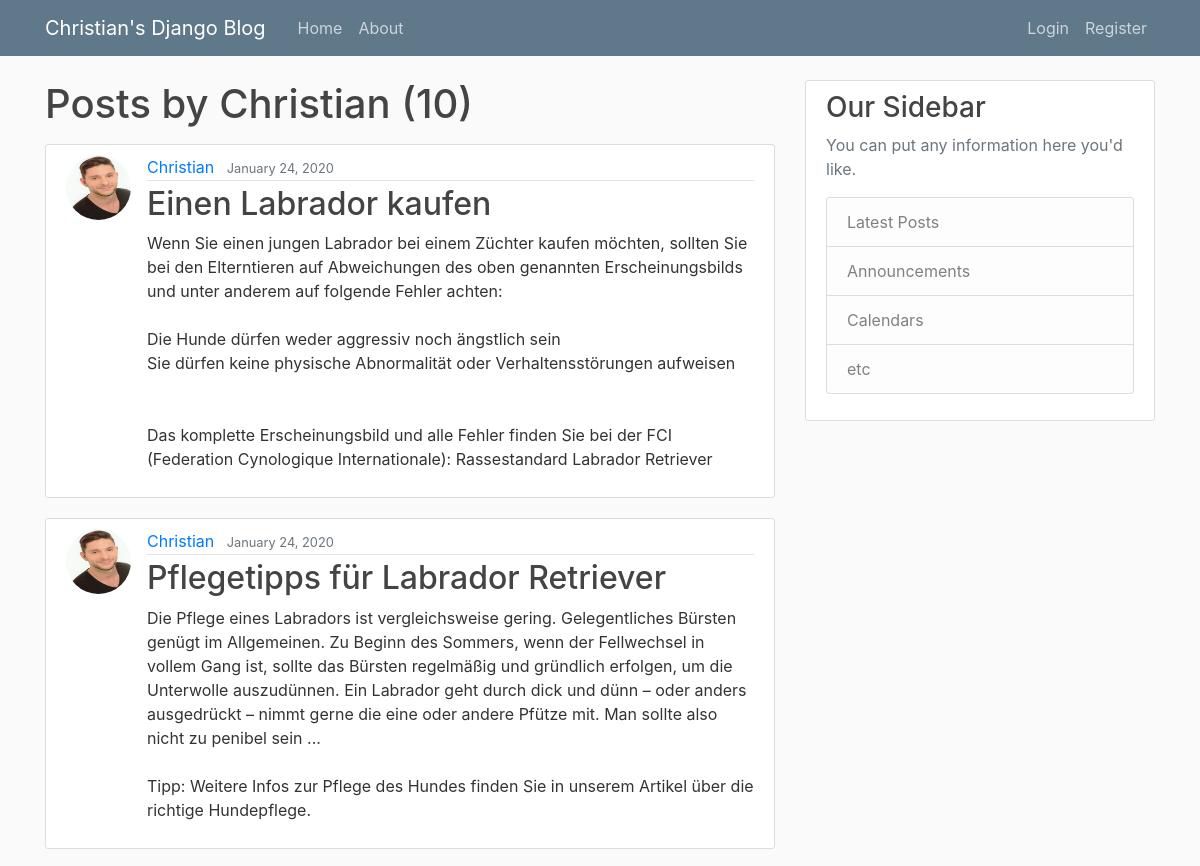
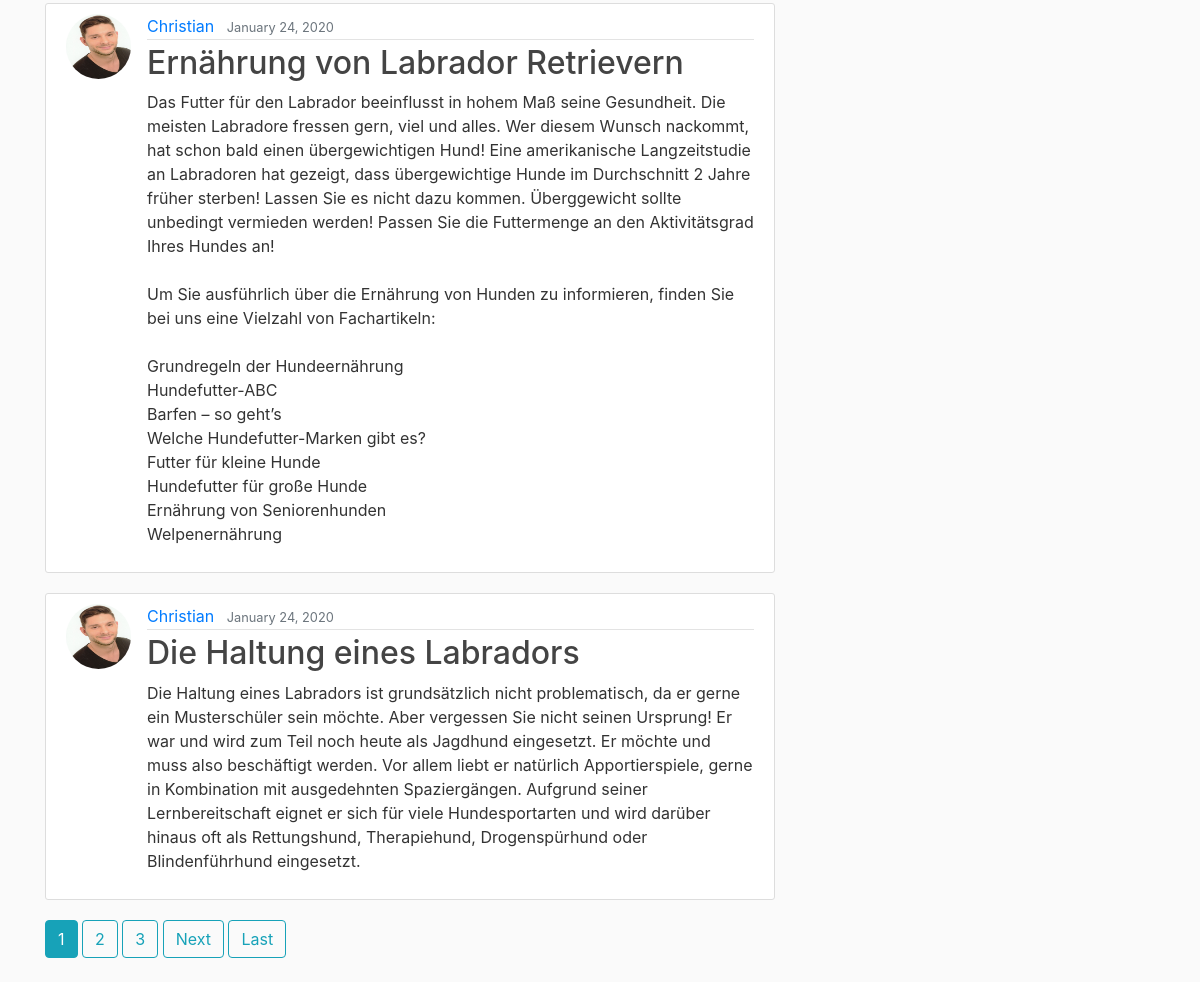
/user/Christian, run on the app's committed database (2 pictures, top to bottom).
### blog/models.py (models this page shows, shortened)
class Post(models.Model):
	title = models.CharField(max_length=100)
	content = models.TextField()
	date_posted = models.DateTimeField(default=timezone.now)
	author = models.ForeignKey(User, on_delete=models.CASCADE)

### users/models.py (models this page shows, shortened)
class Profile(models.Model):
	user = models.OneToOneField(User, on_delete=models.CASCADE)
	image = models.ImageField(default='default.jpg', upload_to='profile_pics')

### blog/views.py (the view)
# urls.py: path('user/<str:username>', UserPostListView.as_view(), name='user-posts'),
class UserPostListView(ListView):
    model = Post
    template_name = 'blog/user_posts.html'  # <app>/<model>_<viewtype>.html
    context_object_name = 'posts'
    paginate_by = 4
    def get_queryset(self):
        user = get_object_or_404(User, username=self.kwargs.get('username'))
        return Post.objects.filter(author=user).order_by('-date_posted')

### blog/templates/blog/user_posts.html (shortened to what this page needs)
{% extends "blog/base.html" %}
{% block content %}
    <h1 class="mb-3">Posts by {{ view.kwargs.username }} ({{ page_obj.paginator.count }})</h1>
    {% for post in posts %}
        <article class="media content-section">
          <img class="rounded-circle article-img" src="{{ post.author.profile.image.url }}">
          <div class="media-body">
            <div class="article-metadata">
              <a class="mr-2" href="{% url 'user-posts' post.author.username %}">{{ post.author }}</a>
              <small class="text-muted">{{ post.date_posted|date:"F d, Y" }}</small>
            </div>
            <h2><a class="article-title" href="{% url 'post-detail' post.id %}">{{ post.title }}</a></h2>
            <p class="article-content">{{ post.content }}</p>
          </div>
        </article>
    {% endfor %}
    {% if is_paginated %}
      {% for num in page_obj.paginator.page_range %}
        {% if page_obj.number == num %}
          <a class="btn btn-info mb-4" href="?page={{ num }}">{{ num }}</a>
        {% elif num > page_obj.number|add:'-3' and num < page_obj.number|add:'3' %}
          <a class="btn btn-outline-info mb-4" href="?page={{ num }}">{{ num }}</a>
        {% endif %}
      {% endfor %}
      {% if page_obj.has_next %}
        <a class="btn btn-outline-info mb-4" href="?page={{ page_obj.next_page_number }}">Next</a>
        <a class="btn btn-outline-info mb-4" href="?page={{ page_obj.paginator.num_pages }}">Last</a>
      {% endif %}
    {% endif %}
{% endblock content %}

### blog/static/blog/main.css (style rules this page uses)
body { background: #fafafa; color: #333333; margin-top: 5rem; }
h1, h2, h3, h4, h5, h6 { color: #444444; }
.content-section { background: #ffffff; padding: 10px 20px; border: 1px solid #dddddd; border-radius: 3px; margin-bottom: 20px; }
.article-title { color: #444444; }
.article-content { white-space: pre-line; }
.article-img { height: 65px; width: 65px; margin-right: 16px; }
.article-metadata { padding-bottom: 1px; margin-bottom: 4px; border-bottom: 1px solid #e3e3e3 }

### data on the page
Post: author.profile.image (picture), author "Christian", date_posted "January 24, 2020", title "Einen Labrador kaufen", content "Wenn Sie einen jungen Labrador bei einem Züchter kaufen möchten, sollten Sie bei den Elterntieren auf Abweichungen des oben genannten Erscheinungsbilds und unter anderem auf folgende Fehler achten: Die Hunde dürfen weder aggressiv noch ängstlich sein Sie dürfen keine physische Abnormalität oder Verhaltensstörungen aufweisen Das komplette Erscheinungsbild und alle Fehler finden Sie bei der FCI (Federation Cynologique Internationale): Rassestandard Labrador Retriever"
Post: author.profile.image (picture), author "Christian", date_posted "January 24, 2020", title "Pflegetipps für Labrador Retriever", content "Die Pflege eines Labradors ist vergleichsweise gering. Gelegentliches Bürsten genügt im Allgemeinen. Zu Beginn des Sommers, wenn der Fellwechsel in vollem Gang ist, sollte das Bürsten regelmäßig und gründlich erfolgen, um die Unterwolle auszudünnen. Ein Labrador geht durch dick und dünn – oder anders ausgedrückt – nimmt gerne die eine oder andere Pfütze mit. Man sollte also nicht zu penibel sein ... Tipp: Weitere Infos zur Pflege des Hundes finden Sie in unserem Artikel über die richtige Hundepflege."
Post: author.profile.image (picture), author "Christian", date_posted "January 24, 2020", title "Ernährung von Labrador Retrievern", content "Das Futter für den Labrador beeinflusst in hohem Maß seine Gesundheit. Die meisten Labradore fressen gern, viel und alles. Wer diesem Wunsch nackommt, hat schon bald einen übergewichtigen Hund! Eine amerikanische Langzeitstudie an Labradoren hat gezeigt, dass übergewichtige Hunde im Durchschnitt 2 Jahre früher sterben! Lassen Sie es nicht dazu kommen. Überggewicht sollte unbedingt vermieden werden! Passen Sie die Futtermenge an den Aktivitätsgrad Ihres Hundes an! Um Sie ausführlich über die Ernährung von Hunden zu informieren, finden Sie bei uns eine Vielzahl von Fachartikeln: Grundregeln der Hundeernährung Hundefutter-ABC Barfen – so geht’s Welche Hundefutter-Marken gibt es? Futter für…"
Post: author.profile.image (picture), author "Christian", date_posted "January 24, 2020", title "Die Haltung eines Labradors", content "Die Haltung eines Labradors ist grundsätzlich nicht problematisch, da er gerne ein Musterschüler sein möchte. Aber vergessen Sie nicht seinen Ursprung! Er war und wird zum Teil noch heute als Jagdhund eingesetzt. Er möchte und muss also beschäftigt werden. Vor allem liebt er natürlich Apportierspiele, gerne in Kombination mit ausgedehnten Spaziergängen. Aufgrund seiner Lernbereitschaft eignet er sich für viele Hundesportarten und wird darüber hinaus oft als Rettungshund, Therapiehund, Drogenspürhund oder Blindenführhund eingesetzt."

### other printed values
{{ view.kwargs.username }} "Christian"
{{ page_obj.paginator.count }} "10"
{{ num }} "1"
{{ num }} "2" "3"
